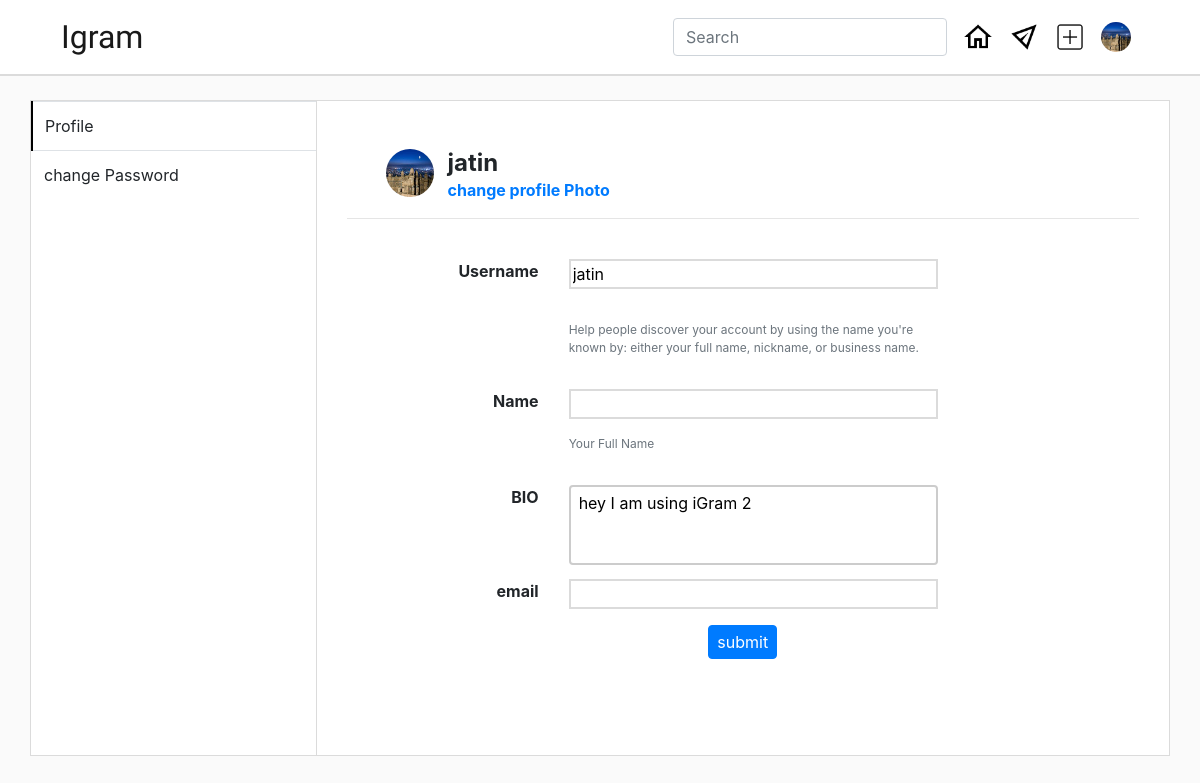
Screenshot of /editProfile (signed in) with the database file from the repository.
### home/models.py (models this page shows)
class User(AbstractUser):
    profileImage=models.ImageField(upload_to=profile_upload_location,default='Default-Profile-Picture-Download-PNG-Image.png')
    discription=models.TextField(blank=True,null=True,max_length=100)

### home/views.py (the view)
# urls.py: path('editProfile',views.editProfile,name='editProfile'),
@login_required
def editProfile(request):
    return render(request,'editProfile.html')

### templates/editProfile.html (shortened to what this page needs)
{% extends 'base.html' %}
{% block body %}
<div class="container my-4" style="border: 1px solid rgb(219,219,219);">
  <div class="row">
    <div class="col-3 px-0">
      <table class="table table-hover table-white">
        <tbody>
          <tr>
            <td id="info-tr" onclick="showContent('info')" style="border-left: 2px solid black;">Profile</td>
          </tr>
          <tr>
            <td id="changePassword-tr" onclick="showContent('changePassword')">change Password</td>
          </tr>
        </tbody>
      </table>
    </div>
    <div class="col-9 " style="border-left:1px solid rgb(219,219,219);">
      <div class="container my-4  py-4" id="info"  >
        <div class="row mx-4">
          <div class="col-1">
            <img class="profile-img rounded-circle" src={{request.user.profileImage.url}} alt="">
          </div>
          <div class="col">
            <h4 class="py-0 my-0"><b>{{request.user.username}}</b></h4>
            <a href="" data-toggle="modal" data-target="#addProfile"><b>change profile Photo</b></a>
          </div>
        </div>
        <hr>
        <form action={% url 'updateProfileInfo' %} method="post" autocomplete="off">{% csrf_token %}
        <div class="row  mx-4 my-4 px-4 py-2">
          <div class="row w-100 my-2">
            <div class="col-3 text-right">
              <b class=""><span>Username</span></b>
            </div>
            <div class="col">
              <input class="w-75" style="border: 2px solid rgb(219, 219, 219);" type="text" name="username"
                id="username" onkeyup="checkValidUsername()" value="{{request.user.username}}">
            </div>
          </div>
          <div class="row w-100 my-2">
            <div class="col-3 text-right">
            </div>
            <div class="col">
              <p class="text-muted w-75" style="font-size: 12px;">Help people discover your account by using the name
                you're known by: either your full name, nickname, or business name.</p>
            </div>
          </div>
          <div class="row w-100 my-2">
            <div class="col-3 text-right">
              <b class=""><span>Name</span></b>
            </div>
            <div class="col">
              <input class="w-75" style="border: 2px solid rgb(219, 219, 219);" type="text" name="name" id="name"
                value="{{request.user.first_name}}">
            </div>
          </div>
          <div class="row w-100 my-2">
            <div class="col-3 text-right">
            </div>
            <div class="col">
              <p class="text-muted w-75" style="font-size: 12px;">Your Full Name</p>
            </div>
          </div>
          <div class="row w-100 my-2">
            <div class="col-3 text-right">
              <b class=""><span>BIO</span></b>
            </div>
            <div class="col">
              {% if request.user.discription %}
              <textarea class="w-75 px-2 py-1"
                style="border-color: 1px rgb(219, 219, 219);background-color: inherit;height: 5rem;" type="text"
                name="bio" id="bio">{{request.user.discription}}</textarea>
              {% else %}
              <textarea class="w-75 px-2 py-1"
                style="border-color: 1px rgb(219, 219, 219);background-color: inherit;height: 5rem;" type="text"
                name="bio" id="bio"></textarea>
              {% endif %}
            </div>
          </div>
          <div class="row w-100">
            <div class="col-3 text-right">
              <b class=""><span>email</span></b>
            </div>
            <div class="col">
              <input class="w-75" style="border: 2px solid rgb(219, 219, 219);" type="email" name="email" id="email"
                value="{{request.user.email}}">
            </div>
          </div>
          <div class="m-auto">
            <button id="editProfileBtn" type="submit" class="btn btn-primary my-3 px-2 py-1">submit</button>
          </div>
        </div>
      </form>
      </div>
    </div>
  </div>
</div>
{% endblock body %}

### templates/base.html (shortened to what this page needs)
<!doctype html>
<html lang="en">
<head>
  <link rel="stylesheet" href="https://maxcdn.bootstrapcdn.com/bootstrap/4.0.0/css/bootstrap.min.css"
>
</head>
<body>
  {% load static %}
  <div class="container-fluid" style="background-color: rgb(255,255,255);border-bottom: 2px solid rgb(219,219,219);">
  <div class="container py-0 my-0">
    <nav class="navbar navbar-expand-lg navbar-light bg-white">
      <a class="navbar-brand" style="font-family: 'Grand Hotel', cursive;" href="#">Igram</a>
      <div class="collapse navbar-collapse" id="navbarSupportedContent">
        <form class="form-inline ml-auto my-2 my-lg-0 ">
          <input id="searchUser" class="form-control mr-sm-2 " type="search" placeholder="Search" aria-label="Search"
           onkeyup="search()" data-container="body" data-toggle="popover" data-html="true" data-trigger="focus"
            data-placement="bottom" data-content="" autocomplete="off">
        </form>
        <a href={% url 'home' %}>
          <img class="img-logo mx-2" src={% block homeActive %}{% static 'img/home.png' %}{% endblock homeActive %} alt="">
        </a>
        <a href={% url 'inbox' %}>
        <img class="img-logo mx-2" src={% block inboxActive %}{% static 'img/message-logo.png' %}{% endblock inboxActive %} alt="">
        <a href="#" role="button" data-toggle="modal" data-target="#exampleModalCenter">
          <img class="img-logo mx-2" src={% block postLogoActive %}{% static 'img/post-logo.png' %}{% endblock postLogoActive %} alt="">
        </a>
        <div class="nav-item dropdown">
          <a href="#" id="navbarDropdown" role="button" data-toggle="dropdown" aria-haspopup="true"
            aria-expanded="false">
            {% if request.user.profileImage %}
            <img class="img-logo mx-2 " src="{{request.user.profileImage.url}}" alt="" style="border-radius: 100%;">
            {% else %}
            <img class="img-logo mx-2" src="static/img/profile.png" alt="">
            {% endif %}
          </a>
        </div>
      </div>
    </nav>
  </div>
</div>
  {% block body %} {% endblock body %}
</body>
</html>

### templates/base.html (style rules this page uses)
.navbar-brand { font-size: 2rem !important; }
.img-logo { height: 30px; width: 30px; }
textarea { width: 100%; height: 150px; padding: 12px 20px; box-sizing: border-box; border: 2px solid #ccc; border-radius: 4px; background-color: #f8f8f8; font-size: 16px; resize: none; }
body { background: rgb(250, 250, 250); }
.profile-img { height: 3rem; width: 3rem; }

### templates/editProfile.html (style rules this page uses)
.container { background-color: white; }

### rows the page displays
User: user.profileImage (picture), user.username "jatin", username "jatin", bio "hey I am using iGram 2"
